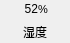
<?xml version="1.0" encoding="UTF-8"?>
<ui version="4.0">
 <class>verticalTxtUnit</class>
 <widget class="QWidget" name="verticalTxtUnit">
  <property name="geometry">
   <rect>
    <x>0</x>
    <y>0</y>
    <width>70</width>
    <height>43</height>
   </rect>
  </property>
  <property name="sizePolicy">
   <sizepolicy hsizetype="Maximum" vsizetype="Maximum">
    <horstretch>0</horstretch>
    <verstretch>0</verstretch>
   </sizepolicy>
  </property>
  <property name="windowTitle">
   <string>Form</string>
  </property>
  <layout class="QVBoxLayout" name="verticalLayout_2">
   <property name="spacing">
    <number>0</number>
   </property>
   <property name="leftMargin">
    <number>0</number>
   </property>
   <property name="topMargin">
    <number>0</number>
   </property>
   <property name="rightMargin">
    <number>0</number>
   </property>
   <property name="bottomMargin">
    <number>0</number>
   </property>
   <item>
    <widget class="QWidget" name="widget" native="true">
     <property name="sizePolicy">
      <sizepolicy hsizetype="Preferred" vsizetype="Maximum">
       <horstretch>0</horstretch>
       <verstretch>0</verstretch>
      </sizepolicy>
     </property>
     <property name="layoutDirection">
      <enum>Qt::LeftToRight</enum>
     </property>
     <layout class="QHBoxLayout" name="horizontalLayout">
      <property name="spacing">
       <number>0</number>
      </property>
      <property name="leftMargin">
       <number>0</number>
      </property>
      <property name="topMargin">
       <number>0</number>
      </property>
      <property name="rightMargin">
       <number>0</number>
      </property>
      <property name="bottomMargin">
       <number>0</number>
      </property>
      <item>
       <widget class="QLabel" name="num">
        <property name="sizePolicy">
         <sizepolicy hsizetype="Fixed" vsizetype="Maximum">
          <horstretch>0</horstretch>
          <verstretch>0</verstretch>
         </sizepolicy>
        </property>
        <property name="minimumSize">
         <size>
          <width>38</width>
          <height>0</height>
         </size>
        </property>
        <property name="text">
         <string>52</string>
        </property>
        <property name="alignment">
         <set>Qt::AlignRight|Qt::AlignTrailing|Qt::AlignVCenter</set>
        </property>
       </widget>
      </item>
      <item>
       <widget class="QLabel" name="unit">
        <property name="sizePolicy">
         <sizepolicy hsizetype="Fixed" vsizetype="Minimum">
          <horstretch>0</horstretch>
          <verstretch>0</verstretch>
         </sizepolicy>
        </property>
        <property name="minimumSize">
         <size>
          <width>32</width>
          <height>0</height>
         </size>
        </property>
        <property name="font">
         <font>
          <pointsize>8</pointsize>
         </font>
        </property>
        <property name="text">
         <string>%</string>
        </property>
        <property name="scaledContents">
         <bool>false</bool>
        </property>
        <property name="alignment">
         <set>Qt::AlignBottom|Qt::AlignLeading|Qt::AlignLeft</set>
        </property>
        <property name="margin">
         <number>0</number>
        </property>
        <property name="indent">
         <number>-1</number>
        </property>
       </widget>
      </item>
     </layout>
    </widget>
   </item>
   <item>
    <widget class="QLabel" name="title">
     <property name="sizePolicy">
      <sizepolicy hsizetype="Maximum" vsizetype="Maximum">
       <horstretch>0</horstretch>
       <verstretch>0</verstretch>
      </sizepolicy>
     </property>
     <property name="minimumSize">
      <size>
       <width>70</width>
       <height>23</height>
      </size>
     </property>
     <property name="layoutDirection">
      <enum>Qt::RightToLeft</enum>
     </property>
     <property name="text">
      <string>湿度</string>
     </property>
     <property name="alignment">
      <set>Qt::AlignBottom|Qt::AlignHCenter</set>
     </property>
     <property name="margin">
      <number>0</number>
     </property>
    </widget>
   </item>
  </layout>
 </widget>
 <resources/>
 <connections/>
</ui>
